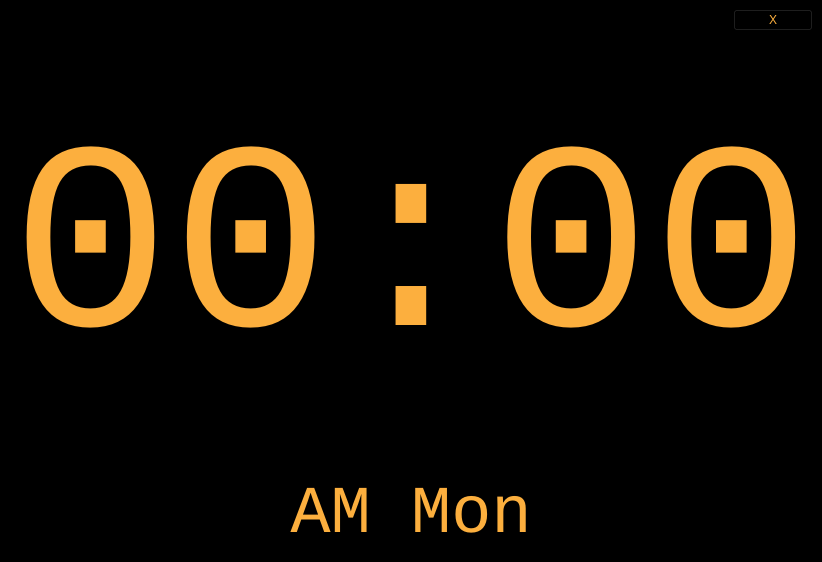
<?xml version="1.0" encoding="UTF-8"?>
<ui version="4.0">
 <class>MainWindow</class>
 <widget class="QMainWindow" name="MainWindow">
  <property name="geometry">
   <rect>
    <x>0</x>
    <y>0</y>
    <width>822</width>
    <height>562</height>
   </rect>
  </property>
  <property name="windowTitle">
   <string>Clock</string>
  </property>
  <property name="styleSheet">
   <string notr="true">background-color: rgb(0, 0, 0);
color: rgb(252, 175, 62);</string>
  </property>
  <widget class="QWidget" name="centralwidget">
   <layout class="QGridLayout" name="gridLayout">
    <item row="3" column="0">
     <widget class="QLabel" name="mainClock">
      <property name="font">
       <font>
        <family>Monospace</family>
        <pointsize>200</pointsize>
       </font>
      </property>
      <property name="text">
       <string>00:00</string>
      </property>
      <property name="alignment">
       <set>Qt::AlignCenter</set>
      </property>
     </widget>
    </item>
    <item row="1" column="0">
     <spacer name="verticalSpacer_2">
      <property name="orientation">
       <enum>Qt::Vertical</enum>
      </property>
      <property name="sizeHint" stdset="0">
       <size>
        <width>20</width>
        <height>40</height>
       </size>
      </property>
     </spacer>
    </item>
    <item row="4" column="0">
     <spacer name="verticalSpacer">
      <property name="orientation">
       <enum>Qt::Vertical</enum>
      </property>
      <property name="sizeHint" stdset="0">
       <size>
        <width>20</width>
        <height>40</height>
       </size>
      </property>
     </spacer>
    </item>
    <item row="5" column="0">
     <widget class="QLabel" name="day">
      <property name="font">
       <font>
        <family>Monospace</family>
        <pointsize>50</pointsize>
       </font>
      </property>
      <property name="text">
       <string>AM Mon</string>
      </property>
      <property name="alignment">
       <set>Qt::AlignHCenter|Qt::AlignTop</set>
      </property>
     </widget>
    </item>
    <item row="0" column="0">
     <layout class="QHBoxLayout" name="horizontalLayout">
      <item>
       <spacer name="horizontalSpacer">
        <property name="orientation">
         <enum>Qt::Horizontal</enum>
        </property>
        <property name="sizeHint" stdset="0">
         <size>
          <width>40</width>
          <height>20</height>
         </size>
        </property>
       </spacer>
      </item>
      <item>
       <widget class="QPushButton" name="closeButton">
        <property name="text">
         <string>X</string>
        </property>
       </widget>
      </item>
     </layout>
    </item>
   </layout>
  </widget>
 </widget>
 <resources/>
 <connections/>
</ui>
